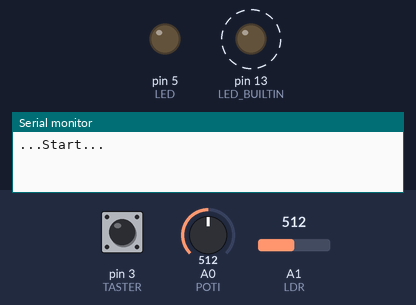
A program run on a simulated Arduino Nano, built with avr-gcc and run on an emulated ATmega328P. Shown: output pins drawn as LEDs (lit = HIGH), the last lines printed to the serial monitor. Dashed ring = blinking. The inputs (shaded band) are chosen by the test bench; at power-on: pin 3 (TASTER) LOW, A0 (POTI) = 512, A1 (LDR) = 512.

Above: at 1.2 s.
1.3 s: pin 3 (TASTER) pulled HIGH for 0.15 s
At 1.51 s:
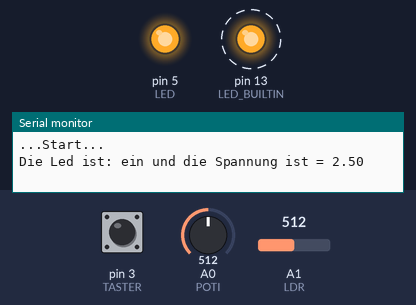
4.3 s: A0 (POTI) set to 122
At 4.45 s:
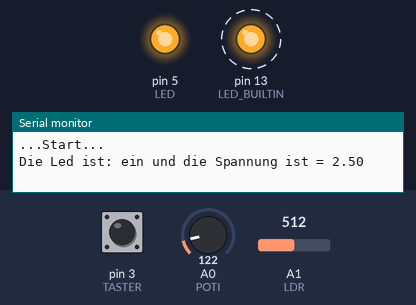
7.3 s: pin 3 (TASTER) pulled HIGH for 1 s
At 7.57 s:
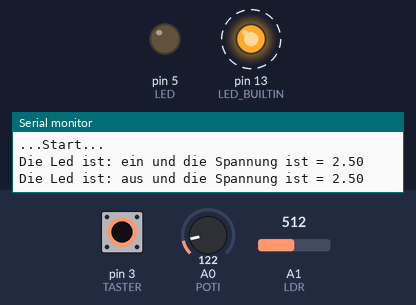
10.3 s: pin 3 (TASTER) pulled HIGH for 3.2 s
At 10.69 s:
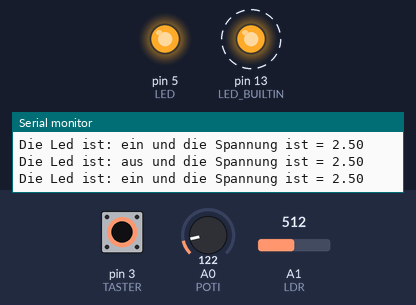
15.0 s: A0 (POTI) set to 0
At 15.8 s:
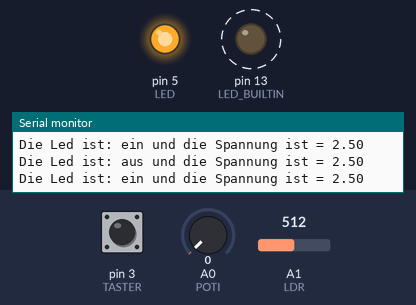
Timing chart, 0 to 19.0 s (numbered marks = the images above; inputs shaded):
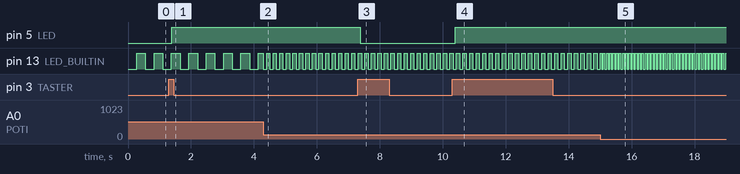

Measured:
- after the input at 1.3 s, pin 5 (LED): LOW → HIGH after 0.08 s
- after the input at 4.3 s, pin 13 (LED_BUILTIN): alternates HIGH for 0.10 s and LOW for 0.10 s, starting at once
- after the input at 7.3 s, pin 5 (LED): HIGH → LOW after 0.07 s
- after the input at 10.3 s, pin 5 (LED): LOW → HIGH after 0.09 s
- after the input at 15.0 s, pin 13 (LED_BUILTIN): alternates HIGH for 0.05 s and LOW for 0.05 s, starting after 0.05 s
- by itself, pin 13 (LED_BUILTIN): alternates HIGH for 0.28 s and LOW for 0.28 s

The program:

main.cpp
```cpp
#include <Arduino.h>
#define LED 5
#define TASTER 3
#define POTI A0
#define LDR A1

void setup()
{
    Serial.begin(115200);
    Serial.println("...Start...");

    pinMode(LED, OUTPUT);
    pinMode(LED_BUILTIN, OUTPUT);
    pinMode(TASTER, INPUT);
}

class bounce
{

    public:
    bool in, out, vorher, db_vorher, pos, neg = false;
    uint8_t taster, debounceTime;
    unsigned long last = 0;

    bounce(uint8_t _taster, uint8_t _debounceTime)
    {
        taster = _taster;
        debounceTime = _debounceTime;
    }

    void poll()
    {
        in = digitalRead(taster);

        if (millis() - last > debounceTime)
        {
            if (in && db_vorher)
            {
                out = in;
            }
            else
                out = false;
            db_vorher = in;
            last = millis();
        }
        pos = false;
        neg = false;
        if (out && !vorher)
            pos = true;
        if (!out && vorher)
            neg = true;
        vorher = out;
    }
};

bounce taster(TASTER, 50);
bool toggle, blink = false;
uint16_t frequenz;
int ldr;
unsigned long last;

void loop()
{
    frequenz = map(analogRead(POTI), 0, 1023, 50, 500);
    taster.poll();
    if (taster.pos)
    {
        toggle = !toggle;
        digitalWrite(LED, toggle);
        Serial.print("Die Led ist: ");
        toggle ? Serial.print("ein") : Serial.print("aus");
        ldr = analogRead(LDR);
        float vOut = (ldr * 5.0) / 1023.0;
        Serial.print(" und die Spannung ist = ");
        Serial.println(vOut);
    }
    if (millis() - last > frequenz)
    {
        blink = !blink;
        digitalWrite(LED_BUILTIN, blink);
        last = millis();
    }
}
```
